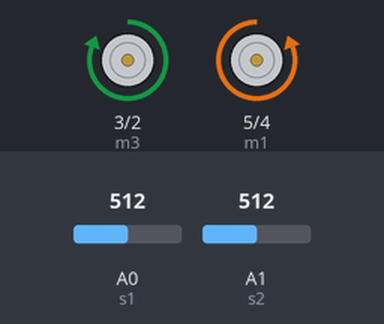
The sketch below on a simulated Arduino Uno, built with avr-gcc and run on an emulated ATmega328P. On the bench: motor-driver pin pairs drawn as motors (green arrow = first pin HIGH = forward, orange = second pin HIGH = backward, longer = more drive). Inputs (shaded band) come from the test bench; at power-on: A0 (s1) = 512, A1 (s2) = 512.

Above: at 1.2 s.
1.3 s: A0 (s1) set to 316
2.8 s: A0 (s1) set to 287
At 3.3 s:
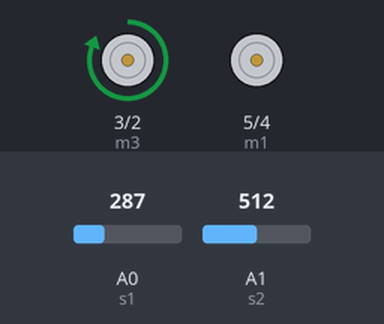
4.3 s: A0 (s1) set to 306
At 5.5 s:
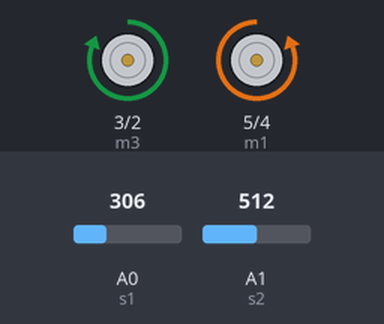
5.8 s: A1 (s2) set to 310
7.3 s: A1 (s2) set to 288
At 8.0 s:
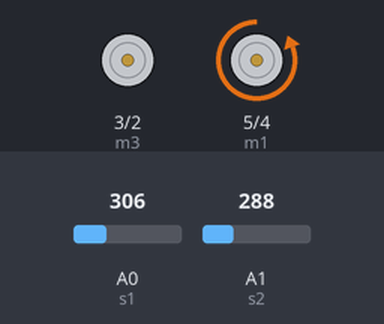
8.8 s: A1 (s2) set to 306
At 9.1 s:
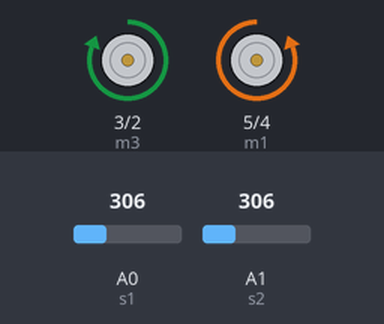
Timing chart, 0 to 11.3 s (numbered marks = the images above; inputs shaded):
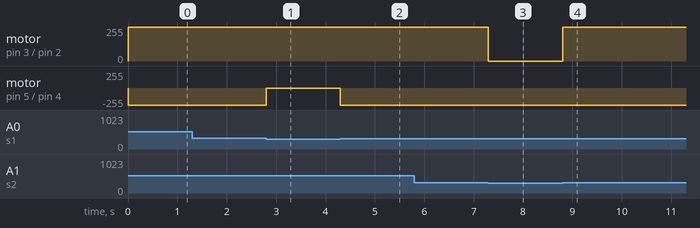

Measured:
- the behaviour switches between 301 and 300 on A0 (s1) (found by bisection; images 0 and 1)
- the behaviour switches between 301 and 300 on A1 (s2) (found by bisection; images 2 and 3)
- after the input at 1.3 s, every drawn part: stays the same
- after the input at 2.8 s, motor on pin 5 (m1) / pin 4 (m2): backward 255/255 → stopped at once
- after the input at 4.3 s, motor on pin 5 (m1) / pin 4 (m2): stopped → backward 255/255 at once
- after the input at 5.8 s, every drawn part: stays the same
- after the input at 7.3 s, motor on pin 3 (m3) / pin 2 (m4): forward 255/255 → stopped at once
- after the input at 8.8 s, motor on pin 3 (m3) / pin 2 (m4): stopped → forward 255/255 at once

The sketch:

_2_sensor_line_follower.ino
```cpp
int s1=A0;
int s2=A1;
int k=300;
int m1=5;
int m2=4;
int m3=3;
int m4=2;
int sen1;
int sen2;
void setup() {
Serial.begin(9600);
pinMode(s1,INPUT);
pinMode(s2,INPUT);
pinMode(m4,OUTPUT);
pinMode(m3,OUTPUT);
pinMode(m2,OUTPUT);
pinMode(m1,OUTPUT);
}

void loop() {
  sensor_check();
  if(sen1==1&&sen2==1)
  pwm_forward();
  else if(sen1==0)
  pwm_left();
  else
  pwm_right();
}

void sensor_check()
{
  int ss1=analogRead(s1);
  int ss2=analogRead(s2);

  if (ss1>k)
  sen1=1;
  else
  sen1=0;
  if(ss2>k)
  sen2=1;
  else
  sen2=0;
}
void pwm_backward()
{
  digitalWrite(m1,HIGH);
  digitalWrite(m2,LOW);
  digitalWrite(m3,LOW);
  digitalWrite(m4,HIGH);
}
void pwm_forward()
{

  digitalWrite(m2,HIGH);
  digitalWrite(m1,LOW);
  digitalWrite(m4,LOW);
  digitalWrite(m3,HIGH);
}
void pwm_right()
{
  digitalWrite(m2,HIGH);
  digitalWrite(m1,LOW);
  digitalWrite(m3,LOW);
  digitalWrite(m4,LOW);

}

void pwm_left()
{
  digitalWrite(m1,LOW);
  digitalWrite(m2,LOW);
  digitalWrite(m4,LOW);
  digitalWrite(m3,HIGH);
}
void halt()
{
 digitalWrite(m1,LOW);
  digitalWrite(m2,LOW);
  digitalWrite(m4,LOW);
  digitalWrite(m3,LOW);
}
```
